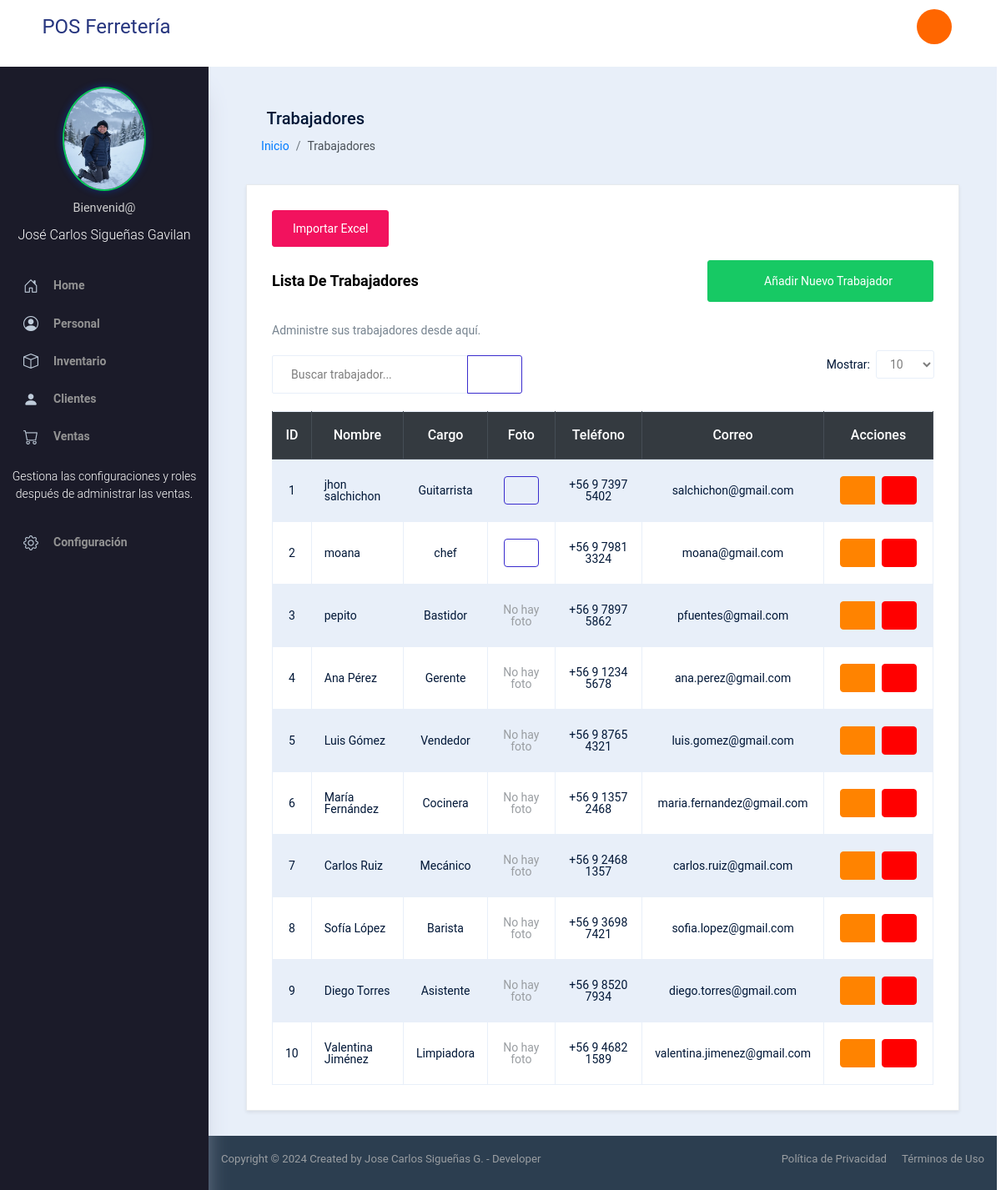
The page /workers (signed in) on the database its author committed.
### app/models.py (models this page shows, shortened)
class User(db.Model, UserMixin):
    id = db.Column(db.Integer, primary_key=True)
    username = db.Column(db.String(20), unique=True, nullable=False)
    email = db.Column(db.String(120), unique=True, nullable=False)
    password = db.Column(db.String(60), nullable=False)
    permissions = db.Column(db.String(200), nullable=True)
    role_id = db.Column(db.Integer, db.ForeignKey('role.id'), nullable=True)  # Define la relación con el rol
    photo = db.Column(db.String(120), nullable=True)
    role = db.relationship('Role', backref='users')  # Relación inversa

class Worker(db.Model):
    id = db.Column(db.Integer, primary_key=True)
    name = db.Column(db.String(100), nullable=False)
    position = db.Column(db.String(100), nullable=False)
    phone = db.Column(db.String(15), nullable=True)
    email = db.Column(db.String(120), nullable=True)
    photo = db.Column(db.String(120), nullable=True)

### app/routes.py (the view)
@main.route("/workers")
@login_required
@permission_required('view_workers')
def workers():
    workers = Worker.query.all()
    delete_form = DeleteForm()  # Instancia del formulario de eliminación
    return render_template('workers.html', workers=workers, form=delete_form)

### app/forms.py
class DeleteForm(FlaskForm):
    submit = SubmitField('Eliminar')  # Botón de envío para eliminar

### app/models.py (called while the page is built)
@login_manager.user_loader
def load_user(user_id):
    return User.query.get(int(user_id))

### app/routes.py (called while the page is built)
def permission_required(permission):
    def decorator(f):
        @wraps(f)
        def decorated_function(*args, **kwargs):
            if current_user.role is None:
                flash('No tienes rol asignado.', 'danger')
                return redirect(url_for('main.home'))
            permissions_list = [p.strip() for p in current_user.role.permissions.split(',')]
            if permission not in permissions_list:
                flash('No tienes permiso para acceder a esta página.', 'danger')
                return redirect(url_for('main.home'))
            return f(*args, **kwargs)
        return decorated_function
    return decorator

### app/templates/workers.html (shortened to what this page needs)
{% extends "base.html" %}
{% block content %}
<div class="page-header mb-4">
    <h3 class="page-title"><i class="typcn typcn-group"></i> Trabajadores </h3>
    <nav aria-label="breadcrumb">
        <ol class="breadcrumb">
            <li class="breadcrumb-item"><a href="{{ url_for('main.home') }}">Inicio</a></li>
            <li class="breadcrumb-item active" aria-current="page">Trabajadores</li>
        </ol>
    </nav>
</div>
<div class="row">
    <div class="col-md-12 grid-margin stretch-card">
        <div class="card shadow-sm">
            <div class="card-body">
                <div class="d-flex justify-content-between align-items-center mb-3">
                    <button type="button" class="btn btn-primary" data-toggle="modal" data-target="#importModal">
                        Importar Excel
                    </button>
                </div>
                <div class="d-flex justify-content-between align-items-center mb-4">
                    <h4 class="card-title mb-0">Lista De Trabajadores</h4>
                    <a href="{{ url_for('main.new_worker') }}" class="btn btn-success btn-lg">
                        <i class="typcn typcn-plus"></i> Añadir Nuevo Trabajador
                    </a>
                </div>
                <p class="card-description">Administre sus trabajadores desde aquí.</p>
                <div class="d-flex justify-content-between align-items-center mb-3">
                    <div class="input-group" style="max-width: 300px;">
                        <input type="text" id="searchInput" class="form-control" placeholder="Buscar trabajador...">
                        <div class="input-group-append">
                            <button class="btn btn-outline-secondary" type="button"><i
                                    class="typcn typcn-zoom"></i></button>
                        </div>
                    </div>
                    <div class="form-group d-flex align-items-center">
                        <label for="itemsPerPage" class="mr-2 mb-0">Mostrar:</label>
                        <select id="itemsPerPage" class="form-control">
                            <option value="10">10</option>
                        </select>
                    </div>
                </div>
                <div class="table-responsive">
                    <table class="table table-striped table-hover table-bordered">
                        <thead class="thead-dark text-center">
                            <tr>
                                <th data-column="0" data-order="desc">ID</th>
                                <th data-column="1" data-order="desc">Nombre</th>
                                <th data-column="2" data-order="desc">Cargo</th>
                                <th>Foto</th>
                                <th data-column="4" data-order="desc">Teléfono</th>
                                <th data-column="5" data-order="desc">Correo</th>
                                <th class="text-center">Acciones</th>
                            </tr>
                        </thead>
                        <tbody id="workerTable">
                            {% for worker in workers %}
                            <tr>
                                <td class="text-center">{{ loop.index }}</td>
                                <td>{{ worker.name }}</td>
                                <td class="text-center">{{ worker.position }}</td>
                                <td class="text-center">
                                    {% if worker.photo %}
                                    <button type="button" class="btn btn-outline-secondary btn-sm" data-toggle="modal"
                                        data-target="#photoModal{{ worker.id }}">
                                        <i class="typcn typcn-folder"></i>
                                    </button>
                                    {% else %}
                                    <span class="text-muted">No hay foto</span>
                                    {% endif %}
                                </td>
                                <td class="text-center">{{ worker.phone }}</td>
                                <td class="text-center">{{ worker.email }}</td>
                                <td class="text-center">
                                    <div class="btn-group" role="group">
                                        <a href="{{ url_for('main.edit_worker', worker_id=worker.id) }}"
                                            class="btn btn-warning btn-sm mx-1" title="Editar">
                                            <i class="typcn typcn-edit"></i>
                                        </a>
                                        <form action="{{ url_for('main.delete_worker', worker_id=worker.id) }}"
                                            method="POST" style="display: inline;"
                                            onsubmit="return confirm('¿Estás seguro de que deseas eliminar este trabajador?');">
                                            <button type="submit" class="btn btn-danger btn-sm mx-1" title="Eliminar">
                                                <i class="typcn typcn-trash"></i>
                                            </button>
                                        </form>
                                    </div>
                                </td>
                            </tr>
                            {% endfor %}
                        </tbody>
                    </table>
                </div>
            </div>
        </div>
    </div>
</div>
{% endblock %}

### app/templates/base.html (shortened to what this page needs)
<!DOCTYPE html>
<html lang="es">
<head>
    <link rel="stylesheet" href="{{ url_for('static', filename='template/vendors/typicons.font/font/typicons.css') }}">
    <link rel="stylesheet" href="{{ url_for('static', filename='template/vendors/css/vendor.bundle.base.css') }}">
    <link rel="stylesheet" href="{{ url_for('static', filename='template/css/vertical-layout-light/style.css') }}">
    <link rel="stylesheet" href="https://cdnjs.cloudflare.com/ajax/libs/font-awesome/5.15.4/css/all.min.css">
    <link rel="stylesheet" href="https://cdn.jsdelivr.net/npm/bootstrap-icons@1.5.0/font/bootstrap-icons.css">
</head>
<body>
    <div class="container-scroller">
        <nav class="navbar col-lg-12 col-12 p-0 fixed-top d-flex flex-row">
            <div class="navbar-brand-wrapper d-flex align-items-center justify-content-center">
                <a class="navbar-brand brand-logo" href="#">POS Ferretería</a>
            </div>
            <div class="navbar-menu-wrapper d-flex align-items-center justify-content-end">
                <ul class="navbar-nav">
                    {% if current_user.is_authenticated %}
                    <li class="nav-item nav-logout">
                        <a class="nav-link" href="{{ url_for('main.logout') }}">
                            <button type="button" class="btn btn-orange btn-rounded btn-icon">
                                <i class="typcn typcn-power text-white"></i>
                            </button>
                        </a>
                    </li>
                    {% endif %}
                </ul>
            </div>
        </nav>
        <div class="container-fluid page-body-wrapper">
            <nav class="sidebar sidebar-offcanvas" id="sidebar">
                <ul class="nav">
                    {% if current_user.is_authenticated %}
                    <li class="nav-item user-info">
                        <a class="nav-link" href="{{ url_for('main.profile') }}">
                            <div style="text-align: center;">
                                {% if current_user.photo %}
                                <img src="{{ url_for('static', filename='uploads/' + current_user.photo) }}"
                                    alt="Avatar" class="avatar">
                                {% else %}
                                <img src="{{ url_for('static', filename='template/images/avatar.png') }}" alt="Avatar"
                                    class="avatar">
                                {% endif %}
                                <div class="welcome-message">Bienvenid@</div>
                                <div class="username">{{ current_user.username }}</div>
                            </div>
                        </a>
                    </li>
                    {% endif %}
                    <li class="nav-item">
                        <a class="nav-link" href="{{ url_for('main.home') }}">
                            <i class="bi bi-house-door menu-icon"></i>
                            <span class="menu-title">Home</span>
                        </a>
                    </li>
                    <li class="nav-item">
                        <a class="nav-link" data-toggle="collapse" href="#worker-menu" aria-expanded="false"
                            aria-controls="worker-menu">
                            <i class="bi bi-person-circle menu-icon"></i>
                            <span class="menu-title">Personal</span>
                            <i class="menu-arrow"></i>
                        </a>
                    </li>
                    <li class="nav-item">
                        <a class="nav-link" data-toggle="collapse" href="#product-menu" aria-expanded="false"
                            aria-controls="product-menu">
                            <i class="bi bi-box menu-icon"></i>
                            <span class="menu-title">Inventario</span>
                            <i class="menu-arrow"></i>
                        </a>
                    </li>
                    <li class="nav-item">
                        <a class="nav-link" data-toggle="collapse" href="#client-menu" aria-expanded="false"
                            aria-controls="client-menu">
                            <i class="bi bi-person-fill menu-icon"></i>
                            <span class="menu-title">Clientes</span>
                            <i class="menu-arrow"></i>
                        </a>
                    </li>
                    <li class="nav-item">
                        <a class="nav-link" data-toggle="collapse" href="#sales-menu" aria-expanded="false"
                            aria-controls="sales-menu">
                            <i class="bi bi-cart menu-icon"></i>
                            <span class="menu-title">Ventas</span>
                            <i class="menu-arrow"></i>
                        </a>
                    </li>
                    <div class="text-center my-3">
                        <p class="text-white">Gestiona las configuraciones y roles después de administrar las ventas.
                        </p>
                    </div>
                    <li class="nav-item">
                        <a class="nav-link" data-toggle="collapse" href="#settings-menu" aria-expanded="false"
                            aria-controls="settings-menu">
                            <i class="bi bi-gear menu-icon"></i>
                            <span class="menu-title">Configuración</span>
                            <i class="menu-arrow"></i>
                        </a>
                    </li>
                </ul>
            </nav>
            <div class="main-panel">
                <div class="content-wrapper">
                    <div class="container mt-4">
                        {% block content %}{% endblock %}
                    </div>
                </div>
                <footer class="footer" style="background-color: #2c3e50; padding: 20px 0; color: #fff;">
                    <div class="container">
                        <div class="d-sm-flex justify-content-center justify-content-sm-between">
                            <span class="text-muted text-center" style="margin-bottom: 10px;">
                                Copyright © 2024 Created by Jose Carlos Sigueñas G. - Developer
                            </span>
                            <div>
                                <a href="#" class="text-muted" style="margin-right: 15px;" data-toggle="modal"
                                    data-target="#privacyPolicyModal">Política de Privacidad</a>
                                <a href="#" class="text-muted" data-toggle="modal"
                                    data-target="#termsOfServiceModal">Términos de Uso</a>
                            </div>
                        </div>
                    </div>
                </footer>
            </div>
        </div>
    </div>
</body>
</html>

### app/templates/base.html (style rules this page uses)
.btn-orange { background-color: #FF6600; color: white; border: none; }
.user-info { display: flex; flex-direction: column; align-items: center; padding: 10px; }
.user-info .avatar { width: 100px; height: 125px; border-radius: 90%; margin-bottom: 8px; border: 2px solid #07c958; box-shadow: 0 0 10px rgba(1, 78, 243, 0.397); }
.user-info .username { font-size: 1rem; font-weight: arial; color: #ffffff; text-align: center; }
.welcome-message { font-size: 0.9rem; color: #cecece; margin-bottom: 5px; font-weight: normal; }
.btn-icon .typcn { color: white; }
.sidebar-offcanvas { position: fixed; left: 0; width: 250px; height: 100%; transition: transform 0.3s ease; background-color: #1b1b29; z-index: 1000; }
.main-panel { margin-left: 250px; transition: margin-left 0.3s ease; }

### app/templates/workers.html (style rules this page uses)
th[data-column] { cursor: pointer; white-space: nowrap; }

### rows shown on the page
User: photo (picture), username "José Carlos Sigueñas Gavilan"
Worker: name "jhon salchichon", position "Guitarrista", phone "+56 9 7397 5402", email "salchichon@gmail.com"
Worker: name "moana", position "chef", phone "+56 9 7981 3324", email "moana@gmail.com"
Worker: name "pepito", position "Bastidor", shows "No hay foto", phone "+56 9 7897 5862", email "pfuentes@gmail.com"
Worker: name "Ana Pérez", position "Gerente", shows "No hay foto", phone "+56 9 1234 5678", email "ana.perez@gmail.com"
Worker: name "Luis Gómez", position "Vendedor", shows "No hay foto", phone "+56 9 8765 4321", email "luis.gomez@gmail.com"
Worker: name "María Fernández", position "Cocinera", shows "No hay foto", phone "+56 9 1357 2468", email "maria.fernandez@gmail.com"
Worker: name "Carlos Ruiz", position "Mecánico", shows "No hay foto", phone "+56 9 2468 1357", email "carlos.ruiz@gmail.com"
Worker: name "Sofía López", position "Barista", shows "No hay foto", phone "+56 9 3698 7421", email "sofia.lopez@gmail.com"
Worker: name "Diego Torres", position "Asistente", shows "No hay foto", phone "+56 9 8520 7934", email "diego.torres@gmail.com"
Worker: name "Valentina Jiménez", position "Limpiadora", shows "No hay foto", phone "+56 9 4682 1589", email "valentina.jimenez@gmail.com"
